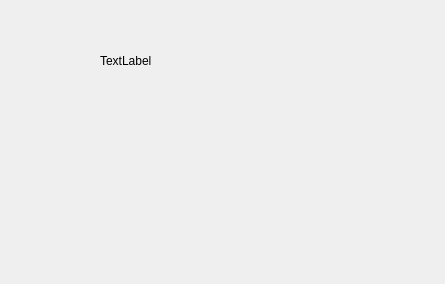
<?xml version="1.0" encoding="UTF-8"?>
<ui version="4.0">
 <class>About</class>
 <widget class="QWidget" name="About">
  <property name="geometry">
   <rect>
    <x>0</x>
    <y>0</y>
    <width>445</width>
    <height>284</height>
   </rect>
  </property>
  <property name="windowTitle">
   <string>Form</string>
  </property>
  <widget class="QLabel" name="label">
   <property name="geometry">
    <rect>
     <x>100</x>
     <y>50</y>
     <width>67</width>
     <height>21</height>
    </rect>
   </property>
   <property name="text">
    <string>TextLabel</string>
   </property>
  </widget>
 </widget>
 <resources/>
 <connections/>
</ui>
